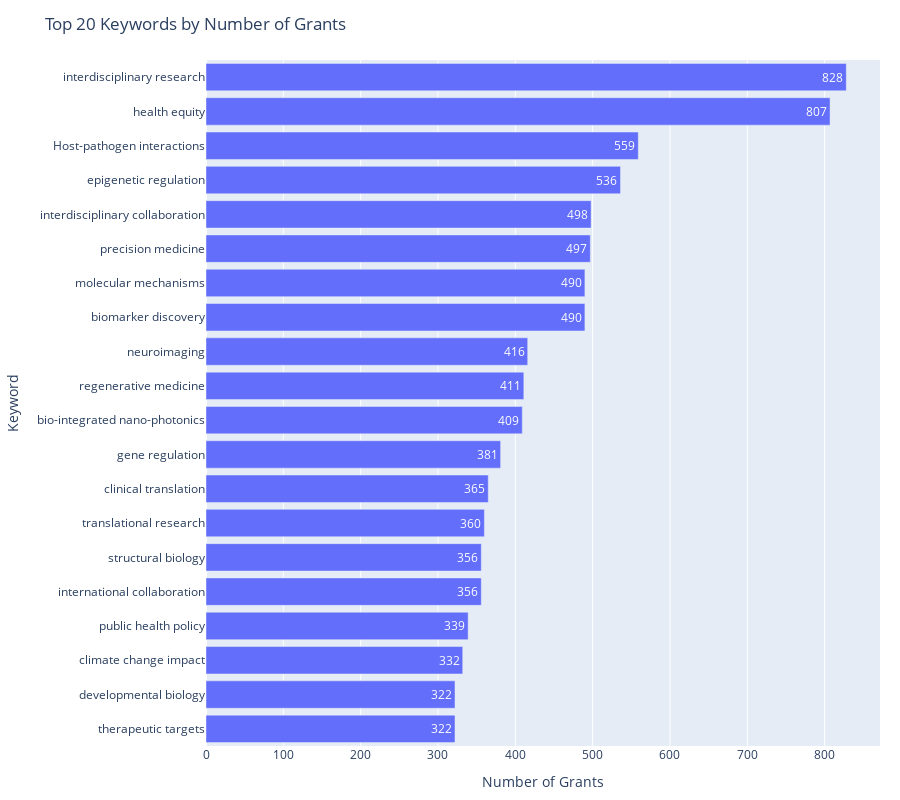

The notebook cell this image was saved under:
### Code cell
keywords.loc[:, 'grants_len'] = keywords.grants.map(len)
keywords_sorted = keywords.sort_values('grants_len', ascending=False).reset_index(drop=True)


N = 20
top_keywords = keywords_sorted[['term', 'grants_len']].head(N).copy()
top_keywords = top_keywords.iloc[::-1]  # reverse for top-to-bottom display

fig_keywords = px.bar(
    top_keywords,
    x='grants_len',
    y='term',
    orientation='h',
    labels={'grants_len': 'Number of Grants', 'term': 'Keyword'},
    title=f'Top {N} Keywords by Number of Grants',
    height=400 + 20 * N
)
fig_keywords.update_traces(text=top_keywords['grants_len'], textposition='auto')
fig_keywords.update_layout(margin=dict(l=200, r=20, t=60, b=20))
fig_keywords.show()

### Figure 1 — Plotly figure (JSON) as saved in the notebook; plotly's stock layout.template omitted (floating-point values rounded to 4 significant figures)
{"data": [{"hovertemplate": "Number of Grants=%{x}<br>Keyword=%{y}<extra></extra>", "legendgroup": "", "marker": {"color": "#636efa", "pattern": {"shape": ""}}, "name": "", "orientation": "h", "showlegend": false, "text": [322.0, 322.0, 332.0, 339.0, 356.0, 356.0, 360.0, 365.0, 381.0, 409.0, 411.0, 416.0, 490.0, 490.0, 497.0, 498.0, 536.0, 559.0, 807.0, 828.0], "textposition": "auto", "type": "bar", "x": [322, 322, 332, 339, 356, 356, 360, 365, 381, 409, 411, 416, 490, 490, 497, 498, 536, 559, 807, 828], "xaxis": "x", "y": ["therapeutic targets", "developmental biology", "climate change impact", "public health policy", "international collaboration", "structural biology", "translational research", "clinical translation", "gene regulation", "bio-integrated nano-photonics", "regenerative medicine", "neuroimaging", "biomarker discovery", "molecular mechanisms", "precision medicine", "interdisciplinary collaboration", "epigenetic regulation", "Host-pathogen interactions", "health equity", "interdisciplinary research"], "yaxis": "y"}], "layout": {"barmode": "relative", "height": 800, "legend": {"tracegroupgap": 0}, "margin": {"b": 20, "l": 200, "r": 20, "t": 60}, "title": {"text": "Top 20 Keywords by Number of Grants"}, "xaxis": {"anchor": "y", "domain": [0, 1], "title": {"text": "Number of Grants"}}, "yaxis": {"anchor": "x", "domain": [0, 1], "title": {"text": "Keyword"}}}}
